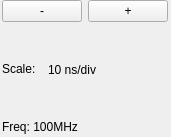
<?xml version="1.0" encoding="UTF-8"?>
<ui version="4.0">
 <class>ScaleControl</class>
 <widget class="QWidget" name="ScaleControl">
  <property name="geometry">
   <rect>
    <x>0</x>
    <y>0</y>
    <width>171</width>
    <height>137</height>
   </rect>
  </property>
  <property name="windowTitle">
   <string>Form</string>
  </property>
  <layout class="QGridLayout" name="gridLayout">
   <property name="margin">
    <number>0</number>
   </property>
   <item row="0" column="0">
    <layout class="QVBoxLayout" name="verticalLayout">
     <item>
      <layout class="QHBoxLayout" name="horizontalLayout">
       <item>
        <widget class="QPushButton" name="pushButtonMinus">
         <property name="text">
          <string>-</string>
         </property>
         <property name="icon">
          <iconset theme="zoom-out">
           <normaloff/>
          </iconset>
         </property>
        </widget>
       </item>
       <item>
        <widget class="QPushButton" name="pushButtonPlus">
         <property name="text">
          <string>+</string>
         </property>
         <property name="icon">
          <iconset theme="zoom-in">
           <normaloff/>
          </iconset>
         </property>
        </widget>
       </item>
      </layout>
     </item>
     <item>
      <layout class="QHBoxLayout" name="horizontalLayout_2">
       <item>
        <widget class="QLabel" name="scaleLabel">
         <property name="maximumSize">
          <size>
           <width>40</width>
           <height>20</height>
          </size>
         </property>
         <property name="text">
          <string>Scale:</string>
         </property>
        </widget>
       </item>
       <item>
        <widget class="QLabel" name="scaleLabelv">
         <property name="text">
          <string>10 ns/div</string>
         </property>
        </widget>
       </item>
      </layout>
     </item>
     <item>
      <widget class="QLabel" name="frequencyLabel">
       <property name="maximumSize">
        <size>
         <width>120</width>
         <height>20</height>
        </size>
       </property>
       <property name="text">
        <string>Freq: 100MHz</string>
       </property>
      </widget>
     </item>
    </layout>
   </item>
  </layout>
 </widget>
 <resources/>
 <connections/>
</ui>
